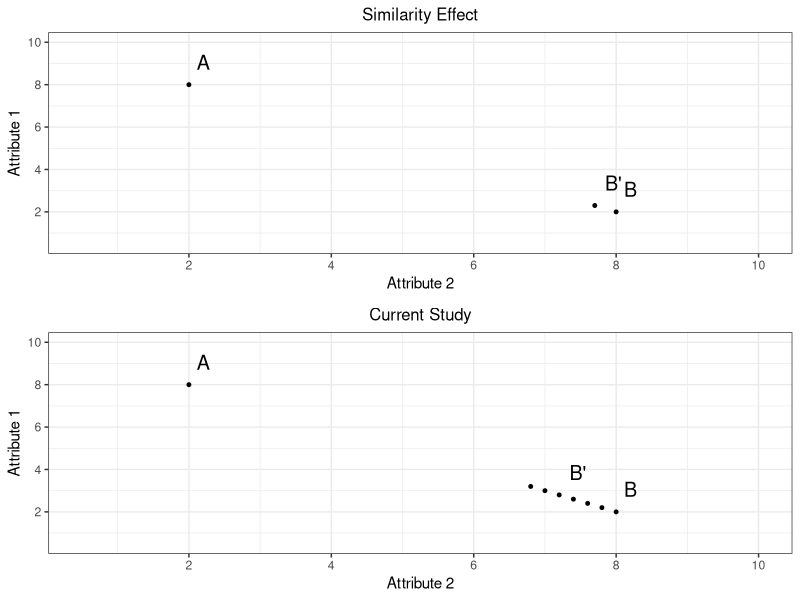
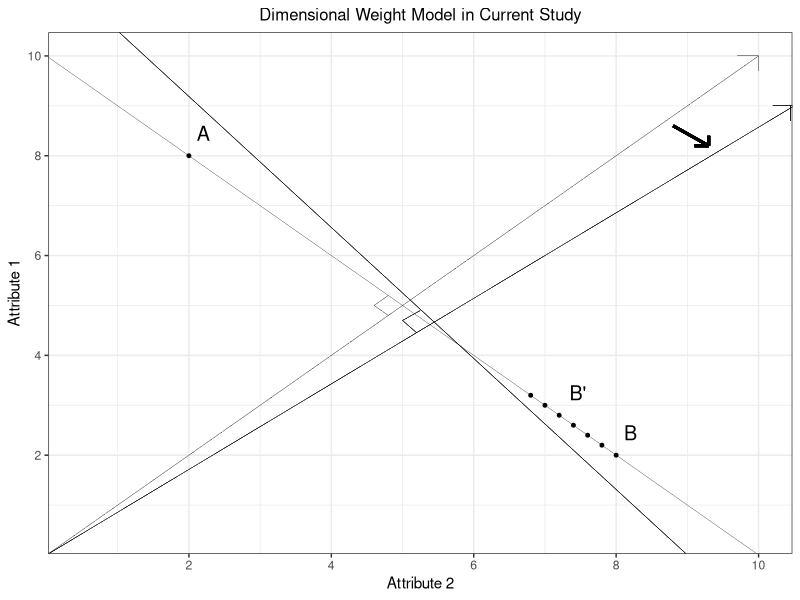
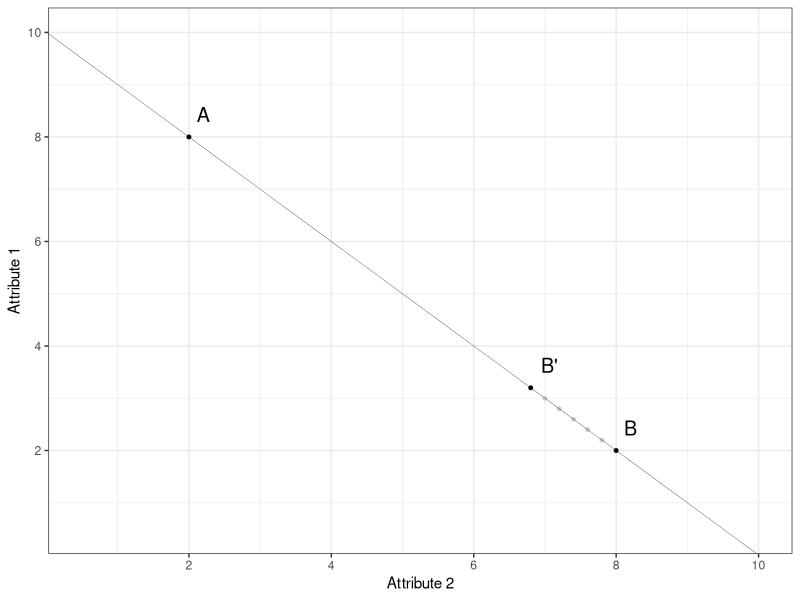

Recreate these plots in R, in order.
library(ggplot2)
library(gridExtra)
library(grid)
library(lattice)


dt <- data.frame(x = c(2, 8),
                 y = c(8, 2),
                 name = c("A","B"))

#only 2 choices
a <- ggplot(dt, aes(x,y)) + 
  geom_point(size = 1) +
  theme_bw() + 
  scale_x_continuous(limits = c(0.5,10), breaks = c(2,4,6,8,10)) +
  scale_y_continuous(limits = c(0.5,10), breaks = c(2,4,6,8,10)) +
  geom_text(aes(label = name), vjust = -2, size = 5) + 
  labs(x = "Attribute 2", y = "Attribute 1", title = "Two Options in Two-attributes Context") +
  theme(plot.title = element_text(size = 12, hjust = 0.5))

  
#similarity effect
dt1 <- data.frame(x = c(2, 8, 7.7),
                 y = c(8, 2, 2.3),
                 name = c("A","B","B'"))
b <- ggplot(dt1, aes(x,y)) + 
  geom_point(size = 1) +
  theme_bw() + 
  scale_x_continuous(limits = c(0.5,10), breaks = c(2,4,6,8,10)) +
  scale_y_continuous(limits = c(0.5,10), breaks = c(2,4,6,8,10)) +
  geom_text(aes(label = name), hjust = - 0.6, size = 5, vjust = -1) + 
  labs(x = "Attribute 2", y = "Attribute 1", title = "Similarity Effect") +
  theme(plot.title = element_text(size = 12, hjust = 0.5)) 


#perceptual focus effect
dt2 <- data.frame(x = c(2, 2.5, 5, 7.5, 8),
                  y = c(2, 2, 8, 2, 2),
                  name = c("D", "E", "A", "C", "B"))
d <- ggplot(dt2, aes(x,y)) + 
  geom_point(size = 1) +
  theme_bw() + 
  scale_x_continuous(limits = c(0.5,10), breaks = c(2,4,6,8,10)) +
  scale_y_continuous(limits = c(0.5,10), breaks = c(2,4,6,8,10)) +
  geom_text(aes(label = name), vjust = -2, size = 5) + 
  labs(x = "Attribute 2", y = "Attribute 1", title = "Perceptual Focus Effect") +
  theme(plot.title = element_text(size = 12, hjust = 0.5)) 



#outlier effect
dt3 <- data.frame(x = c(2,6.8,7,7.2,7.4,7.6,7.8,8),
                  y = c(8,3.2,3,2.8,2.6,2.4,2.2,2),
                  name = c("A","","","B'","","","","B"))
e <- ggplot(dt3, aes(x,y)) + 
  geom_point(size = 1) +
  theme_bw() + 
  scale_x_continuous(limits = c(0.5,10), breaks = c(2,4,6,8,10)) +
  scale_y_continuous(limits = c(0.5,10), breaks = c(2,4,6,8,10)) +
  geom_text(aes(label = name), hjust = - 0.6, size = 5, vjust = -1) + 
  labs(x = "Attribute 2", y = "Attribute 1", title = "Current Study") +
  theme(plot.title = element_text(size = 12, hjust = 0.5)) 


# 2 choices with lines and shades
c <- ggplot(dt, aes(x,y)) + 
  geom_point(size = 1) +
  theme_bw() + 
  scale_x_continuous(limits = c(0.5,10), breaks = c(2,4,6,8,10)) +
  scale_y_continuous(limits = c(0.5,10), breaks = c(2,4,6,8,10)) +
  geom_text(aes(label = name), vjust = -2, size = 5) + 
  labs(x = "Attribute 2", y = "Attribute 1", title = "Attraction Effect") +
  theme(plot.title = element_text(size = 12, hjust = 0.5)) +
  geom_abline(intercept = 10, slope = -1, size = 0.3) + 
  geom_segment(y = 0, yend = 8, x = 2, xend = 2, size = 0.3) +
  geom_segment(y = 2, yend = 2, x = 0, xend = 8, size = 0.3) + 
  geom_segment(y = 8, yend = 8, x = 0, xend = 2, size = 0.3) + 
  geom_segment(y = 0, yend = 2, x = 8, xend = 8, size = 0.3) +
  #geom_text(x=8.5, y=0.5, label="Y", size = 6)
  geom_rect(xmin = 2, xmax = 8, ymin = 0, ymax = 2, fill = "gray", alpha = 0.2) +
  geom_text(x=5, y=1, label="X", size = 3) 

grid.arrange(b,e, ncol = 1)



# shift weighting

ggplot(dt3, aes(x,y)) + 
  geom_point(size = 1) +
  theme_bw() + 
  scale_x_continuous(limits = c(0.5,10), breaks = c(2,4,6,8,10)) +
  scale_y_continuous(limits = c(0.5,10), breaks = c(2,4,6,8,10)) +
  geom_text(aes(label = name), hjust = - 0.6, size = 5, vjust = -1) + 
  labs(x = "Attribute 2", y = "Attribute 1", title = "Dimensional Weight Model in Current Study") +
  theme(plot.title = element_text(size = 12, hjust = 0.5)) +
  geom_abline(intercept = 10, slope = -1, size = 0.1) +
  geom_segment(y = 0, yend = 10, x = 0, xend = 10, size = 0.02) +
  geom_segment(y = 4.8, yend = 5, x = 4.8, xend = 4.6, size = 0.02) +
  geom_segment(y = 5, yend = 5.2, x = 4.6, xend = 4.8, size = 0.02) +
  geom_segment(y = 9.7, yend = 10, x = 10, xend = 10, size = 0.02) +
  geom_segment(y = 10, yend = 10, x = 9.7, xend = 10, size = 0.02) +
  geom_segment(y = 0, yend = 9, x = 0, xend = 10.5, size = 0.05) +
  geom_segment(y = 10.5, yend = 0, x = 1, xend = 9, size = 0.05) +
  geom_segment(y = 4.45, yend = 4.7, x = 5.2, xend = 5, size = 0.05) +
  geom_segment(y = 4.7, yend = 4.9, x = 5, xend = 5.25, size = 0.05) +
  geom_segment(y = 8.7, yend = 9, x = 10.45, xend = 10.45, size = 0.08) +
  geom_segment(y = 9, yend = 9, x = 10.2, xend = 10.5, size = 0.05) +
  geom_segment(y = 8.6, yend = 8.2, x = 8.8, xend = 9.3, size = 1) +
  geom_segment(y = 8.2, yend = 8.4, x = 9.3, xend = 9.3, size = 1) +
  geom_segment(y = 8.2, yend = 8.2, x = 9.1, xend = 9.3, size = 1) 
  

# figure 3
dt4 <- data.frame(x = c(2,6.8,7,7.2,7.4,7.6,7.8,8),
                  y = c(8,3.2,3,2.8,2.6,2.4,2.2,2),
                  z = c(1,1,2,2,2,2,2,1),
                  name = c("A","B'","","","","","","B"))
ggplot(dt4, aes(x,y, color = as.factor(z))) + 
  geom_point(size = 1) +
  theme_bw() + 
  scale_x_continuous(limits = c(0.5,10), breaks = c(2,4,6,8,10)) +
  scale_y_continuous(limits = c(0.5,10), breaks = c(2,4,6,8,10)) +
  geom_text(aes(label = name), hjust = - 0.6, size = 5, vjust = -1) + 
  labs(x = "Attribute 2", y = "Attribute 1") +
  geom_abline(intercept = 10, slope = -1, size = 0.1) +
  theme(plot.title = element_text(size = 12, hjust = 0.5)) +
  scale_color_manual(values = c("#000000", "#CCCCCC")) +
  theme(legend.position = "none")
  
  
  
